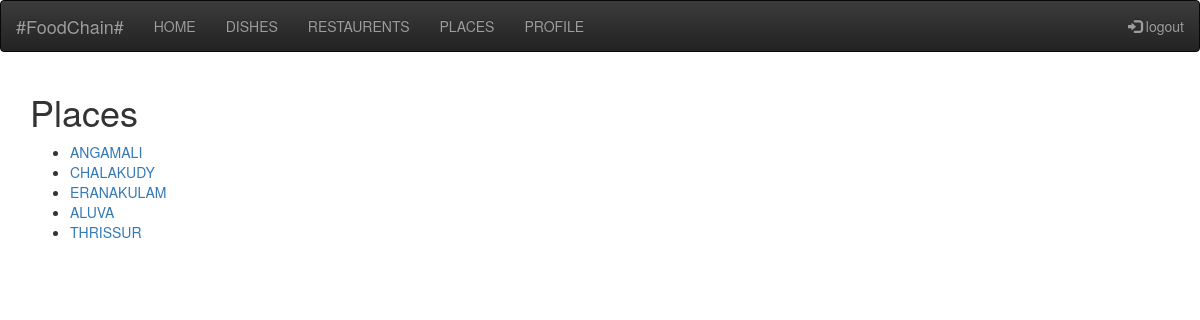
/places/ (signed in), run on the app's committed database.
### FoodChain/models.py (models this page shows, shortened)
class Place(models.Model):
    def validate(x):
        if len(str(x)) != 6:
            raise ValidationError("PIN number must be 6 digit number")
    Pin = models.IntegerField("Place ID", primary_key=True, validators=[validate])
    p_name = models.CharField("Place Name", max_length=20)

### FoodChain/views.py (the view)
# urls.py: path('places/', PlaceListView.as_view(),name='places'),
class PlaceListView(LoginRequiredMixin, ListView):
    model = Place
    template_name = 'FoodChain/place_list.html'
    context_object_name = 'placelist'
    def get_queryset(self):
        return Place.objects.all()

### templates/FoodChain/place_list.html
<!DOCTYPE html>
{% extends "base_generic.html" %}
{% block content %}
  <h1>Places</h1>
  {% if placelist %}
  <ul>
    {% for place in placelist %}
      <li>
        <a href="{% url 'foodchain:placedetails' place.pk %}">{{ place.p_name }}</a>
      </li>
    {% endfor %}
  </ul>
  {% else %}
    <p>There are no place</p>
  {% endif %}
{% endblock %}

### data on the page
Place: p_name "ANGAMALI"
Place: p_name "CHALAKUDY"
Place: p_name "ERANAKULAM"
Place: p_name "ALUVA"
Place: p_name "THRISSUR"
